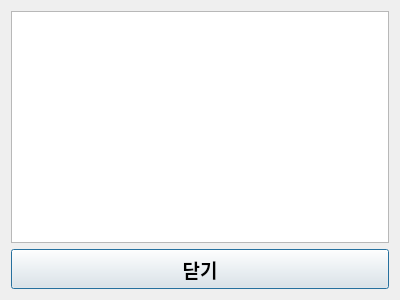
<?xml version="1.0" encoding="UTF-8"?>
<ui version="4.0">
 <class>SongListsDialog</class>
 <widget class="QDialog" name="SongListsDialog">
  <property name="geometry">
   <rect>
    <x>0</x>
    <y>0</y>
    <width>400</width>
    <height>300</height>
   </rect>
  </property>
  <property name="windowTitle">
   <string>Dialog</string>
  </property>
  <layout class="QVBoxLayout" name="verticalLayout">
   <item>
    <widget class="QListWidget" name="listWidgetSongs"/>
   </item>
   <item>
    <widget class="QPushButton" name="btnClose">
     <property name="minimumSize">
      <size>
       <width>0</width>
       <height>40</height>
      </size>
     </property>
     <property name="font">
      <font>
       <pointsize>14</pointsize>
       <bold>true</bold>
      </font>
     </property>
     <property name="text">
      <string>닫기</string>
     </property>
    </widget>
   </item>
  </layout>
 </widget>
 <resources/>
 <connections/>
</ui>
